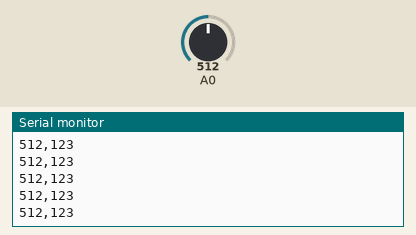
Recording of a sketch running on a simulated Arduino Uno, built with avr-gcc and run on an emulated ATmega328P. Shown: the last lines printed to the serial monitor. Inputs (shaded band) come from the test bench; at power-on: A0 = 512.

Above: at 1.2 s.
1.3 s: A0 set to 716
At 1.51 s:
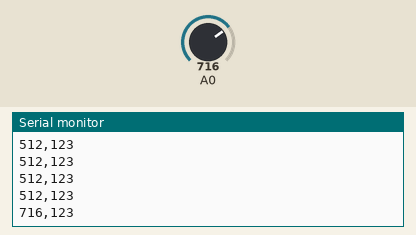
2.8 s: A0 set to 900
At 2.82 s:
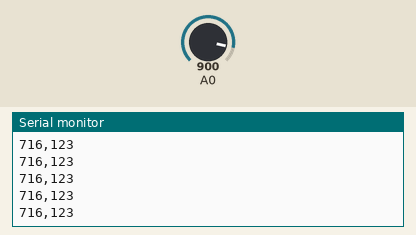
Timing chart, 0 to 5.8 s (numbered marks = the images above; inputs shaded):
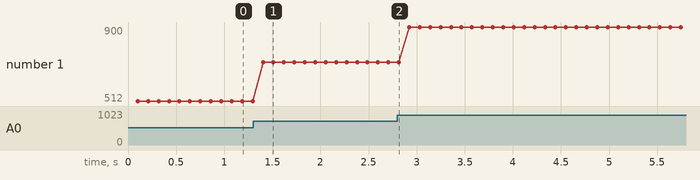

The sketch:

Analog_Serial.ino
```cpp
/*
 * Esse programa envia na porta serial dois valores separados por vírgula. O primeiro valor
 * corresponde à leitura da porta analógica A0 e o segundo valor corresponde ao número 123. Após
 * o número 123 é enviado também o caractere "\n" que representa a troca de linha.
 */


int SensorValue;

void setup() {


Serial.begin(9600);

}

void loop() {

  SensorValue = analogRead(A0);

  delay(100);


  Serial.print(SensorValue);
  Serial.print(",");
  Serial.print(123);
  Serial.print("\n");
  Serial.flush();


}
```

Measured:
- after the input at 1.3 s, the serial monitor: prints a new line after 0.10 s (image 1)
- plotted number 1: 512 → 716 after the input at 1.3 s, 716 → 900 after the input at 2.8 s
